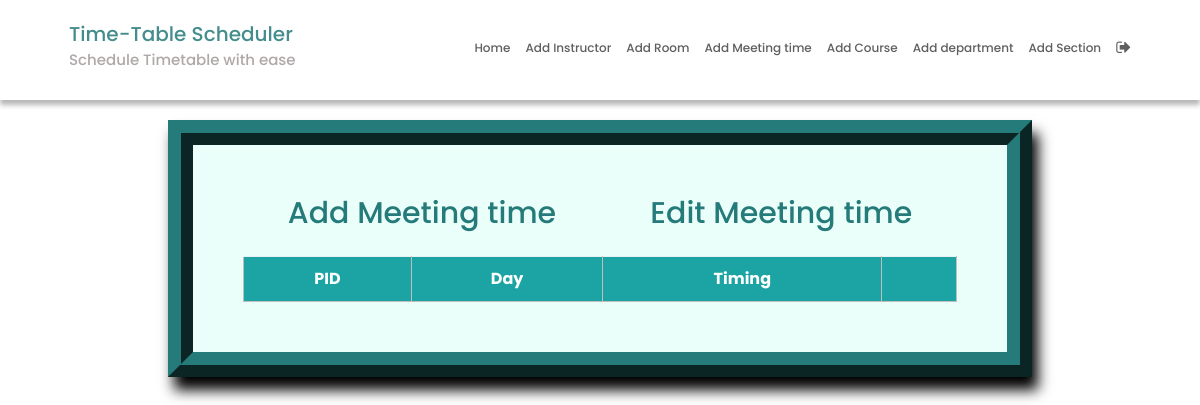
Before: /meetingTimeEdit/ (signed in) with the older database file.
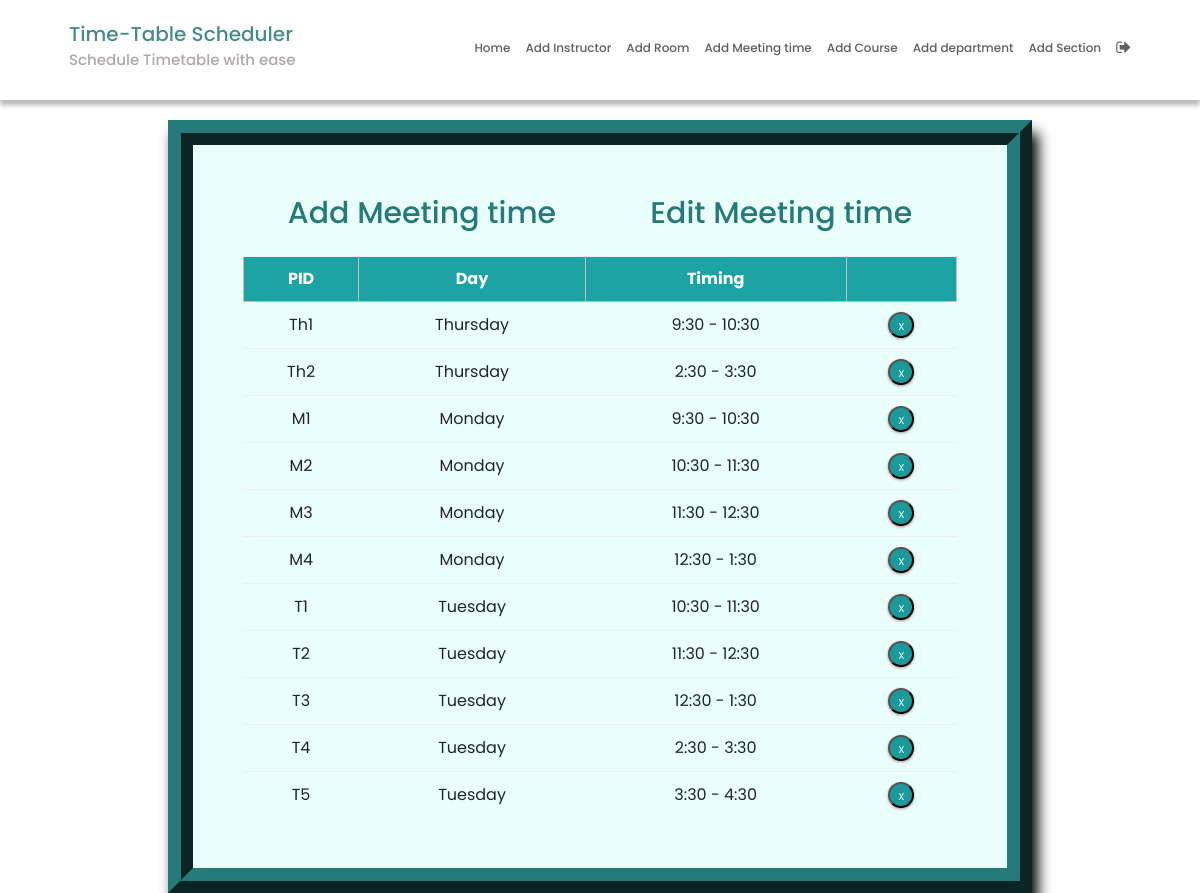
After: the same page with the newer database file.
### SchedulerApp/models.py (models this page shows, shortened)
class MeetingTime(models.Model):
    pid = models.CharField(max_length=4, primary_key=True)
    time = models.CharField(max_length=50,
                            choices=TIME_SLOTS,
                            default='11:30 - 12:30')
    day = models.CharField(max_length=15, choices=DAYS_OF_WEEK)

### SchedulerApp/views.py (the view)
# urls.py: path('meetingTimeEdit/', meetingTimeEdit, name='meetingTimeEdit'),
@login_required
def meetingTimeEdit(request):
    context = {'meeting_times': MeetingTime.objects.all()}
    return render(request, 'meetingTimeEdit.html', context)

### SchedulerApp/templatetags/index.py (called while the page is built)
@register.tag
def active(parser, token):
    args = token.split_contents()
    template_tag = args[0]
    if len(args) < 2:
        raise (template.TemplateSyntaxError, f'{template_tag} tag requires at least one argument')
    return NavSelectedNode(args[1:])

    def render(self, context):
        path = context['request'].path
        for p in self.patterns:
            pValue = template.Variable(p).resolve(context)
            if path == pValue:
                return 'active'
        return ''

### templates/meetingTimeEdit.html (shortened to what this page needs)
{% extends 'base.html' %}
{% block content %}
{% load static %}
<fieldset class="fieldset">
  <a href="{% url 'meetingTimeAdd'%}">
    <h1 class="tablink" onclick="openPage('new')" id="defaultOpen">Add Meeting time</h1>
  </a>
  <h1 class="tablink" onclick="openPage('edit')" id="link_to_edit">Edit Meeting time</h1>
  <div class="tabcontent" id="edit">
    <table class="table1">
      <thead>
        <tr class="table-headers">
          <th>PID</th>
          <th>Day</th>
          <th>Timing</th>
          <th class="empty"></th>
        </tr>
      </thead>
      <tbody>
        {% for mt in meeting_times %}
        <tr>
          <td>{{mt.pid}}</td>
          <td>{{mt.day}}</td>
          <td>{{mt.time}}</td>
          <td class="empty">
            <form action="{% url 'deletemeetingtime' mt.pid %}" method="post">
              <input type="submit" value="X" class="cross">
            </form>
          </td>
        </tr>
        {% endfor %}
      </tbody>
    </table>
  </div>
</fieldset>
{% endblock %}

Changed rows visible on the page:
added MeetingTime: pid "Th1", day "Thursday", time "9:30 - 10:30"
added MeetingTime: pid "Th2", day "Thursday", time "2:30 - 3:30"
added MeetingTime: pid "M1", day "Monday", time "9:30 - 10:30"
added MeetingTime: pid "M2", day "Monday", time "10:30 - 11:30"
added MeetingTime: pid "M3", day "Monday", time "11:30 - 12:30"
added MeetingTime: pid "M4", day "Monday", time "12:30 - 1:30"
added MeetingTime: pid "T1", day "Tuesday", time "10:30 - 11:30"
added MeetingTime: pid "T2", day "Tuesday", time "11:30 - 12:30"
added MeetingTime: pid "T3", day "Tuesday", time "12:30 - 1:30"
added MeetingTime: pid "T4", day "Tuesday", time "2:30 - 3:30"
added MeetingTime: pid "T5", day "Tuesday", time "3:30 - 4:30"
